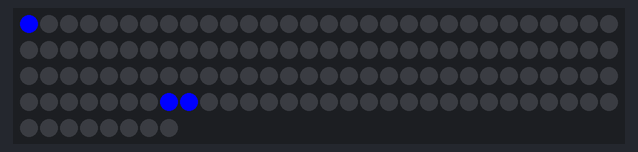
Recording of a sketch running on a simulated Arduino Uno, built for the host (arithmetic inside an expression is 32-bit, double 64-bit). Parts: 128 RGB LEDs in strip order, left to right, continuing on the next row.

Above: at 0.16 s.
At 1.13 s:
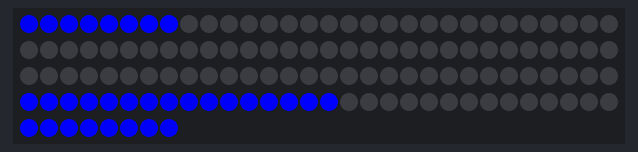
At 2.1 s:
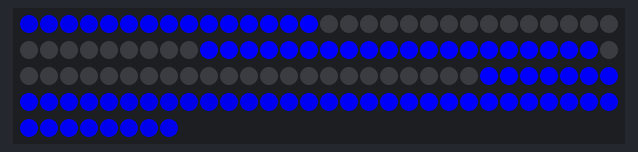
At 4.69 s:
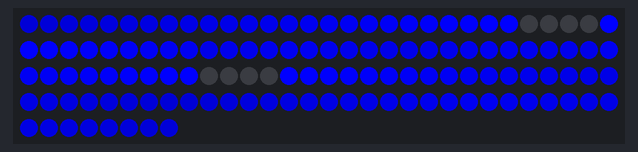
At 8.9 s:
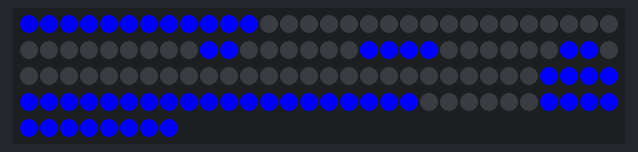

Measured:
- by itself, everything shown: repeats every 8.4 s, in 26 steps

The sketch:

bike_wipe.ino
```cpp
/*

*/


#include <Adafruit_NeoPixel.h>

#define PIN      6
#define N_LEDS 128

Adafruit_NeoPixel strip = Adafruit_NeoPixel(N_LEDS, PIN, NEO_GRB + NEO_KHZ800);
int n[ 127 ];

void setup() {
  strip.begin();
  Serial.begin(9600);
  // led : percent

// 1.) Left Downtube
n[ 0 ] = 0;
n[ 1 ] = 1;
n[ 2 ] = 2;
n[ 3 ] = 3;
n[ 4 ] = 4;
n[ 5 ] = 5;
n[ 6 ] = 6;
n[ 7 ] = 7;
n[ 8 ] = 8;
n[ 9 ] = 9;
n[ 10 ] = 10;
n[ 11 ] = 11;
n[ 12 ] = 12;
n[ 13 ] = 13;
n[ 14 ] = 14;
n[ 15 ] = 15;
// 2.) Left Chain Stay
n[ 16 ] = 16;
n[ 17 ] = 17;
n[ 18 ] = 18;
n[ 19 ] = 19;
n[ 20 ] = 20;
n[ 21 ] = 21;
n[ 22 ] = 22;
n[ 23 ] = 23;
n[ 24 ] = 24;
n[ 25 ] = 25;
// 3.) Left Seat Stay
n[ 26 ] = 27;
n[ 27 ] = 26;
n[ 28 ] = 25;
n[ 29 ] = 24;
n[ 30 ] = 23;
n[ 31 ] = 22;
n[ 32 ] = 21;
n[ 33 ] = 20;
n[ 34 ] = 19;
n[ 35 ] = 18;
n[ 36 ] = 17;
n[ 37 ] = 16;
n[ 38 ] = 15;
// 4.) Left Seat Tube
n[ 39 ] = 10;
n[ 40 ] = 11;
n[ 41 ] = 12;
n[ 42 ] = 13;
n[ 43 ] = 14;
n[ 44 ] = 14;
n[ 45 ] = 13;
n[ 46 ] = 12;
n[ 47 ] = 11;
n[ 48 ] = 10;
// 5.) Right Seat Tube
n[ 49 ] = 10;
n[ 50 ] = 11;
n[ 51 ] = 12;
n[ 52 ] = 13;
n[ 53 ] = 14;
n[ 54 ] = 14;
n[ 55 ] = 13;
n[ 56 ] = 12;
n[ 57 ] = 11;
n[ 58 ] = 10;
// 6.) Right Seat Stay
n[ 59 ] = 15;
n[ 60 ] = 16;
n[ 61 ] = 17;
n[ 62 ] = 18;
n[ 63 ] = 19;
n[ 64 ] = 20;
n[ 65 ] = 21;
n[ 66 ] = 22;
n[ 67 ] = 23;
n[ 68 ] = 24;
n[ 69 ] = 25;
n[ 70 ] = 26;
n[ 71 ] = 27;
// 7.) Right Chain Stay
n[ 72 ] = 25;
n[ 73 ] = 24;
n[ 74 ] = 23;
n[ 75 ] = 22;
n[ 76 ] = 21;
n[ 77 ] = 20;
n[ 78 ] = 19;
n[ 79 ] = 18;
n[ 80 ] = 17;
n[ 81 ] = 16;
// 8.) Right Down Tube
n[ 82 ] = 15;
n[ 83 ] = 14;
n[ 84 ] = 13;
n[ 85 ] = 12;
n[ 86 ] = 11;
n[ 87 ] = 10;
n[ 88 ] = 9;
n[ 89 ] = 8;
n[ 90 ] = 7;
n[ 91 ] = 6;
n[ 92 ] = 5;
n[ 93 ] = 4;
n[ 94 ] = 3;
n[ 95 ] = 2;
n[ 96 ] = 1;
n[ 97 ] = 0;
// 9.) Right Top Tube
n[ 98 ] = 0;
n[ 99 ] = 1;
n[ 100 ] = 2;
n[ 101 ] = 3;
n[ 102 ] = 4;
n[ 103 ] = 5;
n[ 104 ] = 6;
n[ 105 ] = 7;
n[ 106 ] = 8;
n[ 107 ] = 9;
n[ 108 ] = 10;
n[ 109 ] = 11;
n[ 110 ] = 12;
n[ 111 ] = 13;
n[ 112 ] = 14;
// 10.) Left Top Tube
n[ 113 ] = 14;
n[ 114 ] = 13;
n[ 115 ] = 12;
n[ 116 ] = 11;
n[ 117 ] = 10;
n[ 118 ] = 9;
n[ 119 ] = 8;
n[ 120 ] = 7;
n[ 121 ] = 6;
n[ 122 ] = 5;
n[ 123 ] = 4;
n[ 124 ] = 3;
n[ 125 ] = 2;
n[ 126 ] = 1;
n[ 127 ] = 0;


}


void loop() {
  // chase(strip.Color(255, 0, 0)); // Red
  // chase(strip.Color(0, 255, 0)); // Green
  // chase(strip.Color(0, 0, 255)); // Blue
  // section_one(strip.Color(255, 0, 0));

  for (uint16_t i = 0; i < 26; i++) {
    display(i);
    delay(25);
  }

  // test_pix(27);

}

static void test_pix(uint8_t pxLoc) {
  for (uint16_t i = 0; i < 128; i++) {
    strip.setPixelColor(i, strip.Color(0, 0, 0) );
  }
  strip.show();
  delay(50);
  strip.setPixelColor(pxLoc, strip.Color(255, 0, 0) );
  strip.show();
  delay(250);

}

static void display(uint8_t litPerc) {

  // Serial.println(strip.getPixelColor(1));

  for (int i = 0; i < 128; i++) {
    int led = i;
    int perc = n[i];

    if (perc == litPerc) {
      strip.setPixelColor(led, strip.Color(0, 0, 255) );
    }
    else if (perc < litPerc && perc >= litPerc - 50) {
      int t = perc - litPerc;
      int tm = map(t, 0, 50, 0, 255);
      strip.setPixelColor(led, strip.Color(0, 0, tm) );
    }
    else {
      strip.setPixelColor(led, strip.Color(0, 0, 0));
    }
  }
  strip.show();
}

static void chase(uint32_t c) {
  for (uint16_t i = 0; i < strip.numPixels() + 4; i++) {
    strip.setPixelColor(i, c);   // Draw new pixel
    strip.setPixelColor(i - 4, 0); // Erase pixel a few steps back
    strip.show();
    delay(25);
  }
}

static void section_one(uint32_t c) {
  for (uint16_t i = 0; i < 21; i++) {
    strip.setPixelColor(i, c);   // Draw new pixel
    strip.setPixelColor(i - 1, 0); // Erase pixel a few steps back

    strip.setPixelColor(i + 19, c); // Draw new pixel
    strip.setPixelColor(i + 18, 0); //Erase pixel a few steps back

    strip.show();
    delay(25);
  }


}
```
